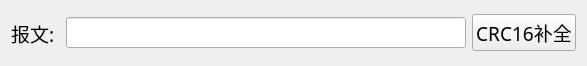
<?xml version="1.0" encoding="UTF-8"?>
<ui version="4.0">
 <class>FormMain</class>
 <widget class="QWidget" name="FormMain">
  <property name="geometry">
   <rect>
    <x>0</x>
    <y>0</y>
    <width>584</width>
    <height>66</height>
   </rect>
  </property>
  <property name="windowTitle">
   <string>CRC16补全工具</string>
  </property>
  <layout class="QHBoxLayout" name="horizontalLayout">
   <item>
    <widget class="QLabel" name="label">
     <property name="font">
      <font>
       <family>宋体</family>
       <pointsize>14</pointsize>
      </font>
     </property>
     <property name="text">
      <string>报文: </string>
     </property>
    </widget>
   </item>
   <item>
    <widget class="QLineEdit" name="lineEditCode">
     <property name="minimumSize">
      <size>
       <width>400</width>
       <height>0</height>
      </size>
     </property>
     <property name="font">
      <font>
       <family>Arial</family>
       <pointsize>14</pointsize>
      </font>
     </property>
    </widget>
   </item>
   <item>
    <widget class="QPushButton" name="pushButtonRepair">
     <property name="font">
      <font>
       <family>宋体</family>
       <pointsize>14</pointsize>
      </font>
     </property>
     <property name="text">
      <string>CRC16补全</string>
     </property>
    </widget>
   </item>
  </layout>
 </widget>
 <resources/>
 <connections/>
</ui>
